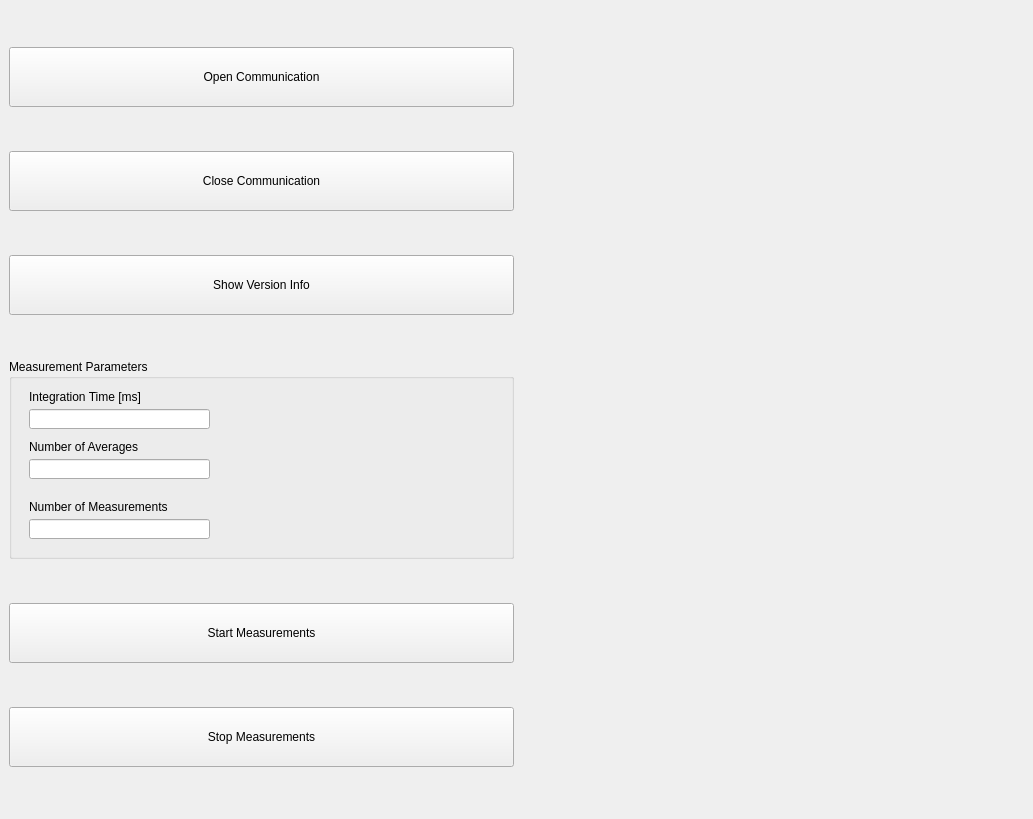
<?xml version="1.0" encoding="UTF-8"?>
<ui version="4.0">
 <class>MainWindow</class>
 <widget class="QMainWindow" name="MainWindow">
  <property name="geometry">
   <rect>
    <x>0</x>
    <y>0</y>
    <width>1033</width>
    <height>819</height>
   </rect>
  </property>
  <property name="windowTitle">
   <string>MainWindow</string>
  </property>
  <widget class="QWidget" name="centralwidget">
   <layout class="QGridLayout" name="gridLayout">
    <item row="0" column="1" rowspan="6">
     <widget class="PlotWidget" name="widget" native="true"/>
    </item>
    <item row="2" column="0">
     <widget class="QPushButton" name="VersionBtn">
      <property name="maximumSize">
       <size>
        <width>16777215</width>
        <height>60</height>
       </size>
      </property>
      <property name="text">
       <string>Show Version Info</string>
      </property>
     </widget>
    </item>
    <item row="3" column="0">
     <widget class="QGroupBox" name="groupBox">
      <property name="maximumSize">
       <size>
        <width>600</width>
        <height>200</height>
       </size>
      </property>
      <property name="title">
       <string>Measurement Parameters</string>
      </property>
      <widget class="QLineEdit" name="IntTimeEdt">
       <property name="geometry">
        <rect>
         <x>20</x>
         <y>50</y>
         <width>181</width>
         <height>20</height>
        </rect>
       </property>
       <property name="maximumSize">
        <size>
         <width>16777215</width>
         <height>500</height>
        </size>
       </property>
      </widget>
      <widget class="QLineEdit" name="NumAvgEdt">
       <property name="geometry">
        <rect>
         <x>20</x>
         <y>100</y>
         <width>181</width>
         <height>20</height>
        </rect>
       </property>
      </widget>
      <widget class="QLineEdit" name="NumMeasEdt">
       <property name="geometry">
        <rect>
         <x>20</x>
         <y>160</y>
         <width>181</width>
         <height>20</height>
        </rect>
       </property>
      </widget>
      <widget class="QLabel" name="label">
       <property name="geometry">
        <rect>
         <x>20</x>
         <y>30</y>
         <width>171</width>
         <height>15</height>
        </rect>
       </property>
       <property name="maximumSize">
        <size>
         <width>16777215</width>
         <height>15</height>
        </size>
       </property>
       <property name="text">
        <string>Integration Time [ms]</string>
       </property>
      </widget>
      <widget class="QLabel" name="label_2">
       <property name="geometry">
        <rect>
         <x>20</x>
         <y>80</y>
         <width>181</width>
         <height>16</height>
        </rect>
       </property>
       <property name="text">
        <string>Number of Averages</string>
       </property>
      </widget>
      <widget class="QLabel" name="label_3">
       <property name="geometry">
        <rect>
         <x>20</x>
         <y>140</y>
         <width>181</width>
         <height>16</height>
        </rect>
       </property>
       <property name="text">
        <string>Number of Measurements</string>
       </property>
      </widget>
     </widget>
    </item>
    <item row="0" column="0">
     <widget class="QPushButton" name="OpenCommBtn">
      <property name="maximumSize">
       <size>
        <width>16777215</width>
        <height>60</height>
       </size>
      </property>
      <property name="text">
       <string>Open Communication</string>
      </property>
     </widget>
    </item>
    <item row="5" column="0">
     <widget class="QPushButton" name="StopMeasBtn">
      <property name="maximumSize">
       <size>
        <width>16777215</width>
        <height>60</height>
       </size>
      </property>
      <property name="text">
       <string>Stop Measurements</string>
      </property>
     </widget>
    </item>
    <item row="4" column="0">
     <widget class="QPushButton" name="StartMeasBtn">
      <property name="maximumSize">
       <size>
        <width>16777215</width>
        <height>60</height>
       </size>
      </property>
      <property name="text">
       <string>Start Measurements</string>
      </property>
     </widget>
    </item>
    <item row="1" column="0">
     <widget class="QPushButton" name="CloseCommBtn">
      <property name="maximumSize">
       <size>
        <width>16777215</width>
        <height>60</height>
       </size>
      </property>
      <property name="text">
       <string>Close Communication</string>
      </property>
     </widget>
    </item>
   </layout>
  </widget>
 </widget>
 <customwidgets>
  <customwidget>
   <class>PlotWidget</class>
   <extends>QWidget</extends>
   <header location="global">pyqtgraph</header>
   <container>1</container>
  </customwidget>
 </customwidgets>
 <tabstops>
  <tabstop>OpenCommBtn</tabstop>
  <tabstop>CloseCommBtn</tabstop>
  <tabstop>VersionBtn</tabstop>
  <tabstop>IntTimeEdt</tabstop>
  <tabstop>NumAvgEdt</tabstop>
  <tabstop>NumMeasEdt</tabstop>
  <tabstop>StartMeasBtn</tabstop>
  <tabstop>StopMeasBtn</tabstop>
 </tabstops>
 <resources/>
 <connections/>
</ui>
